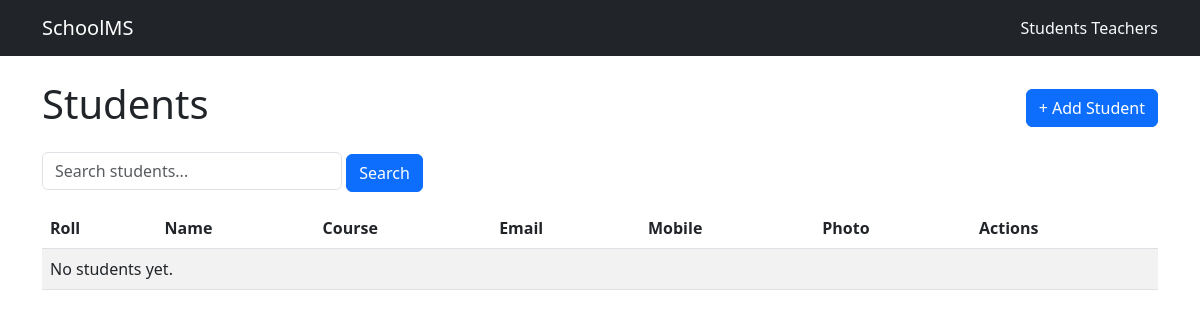
/students/ (signed in), run on an earlier commit of the app's database.
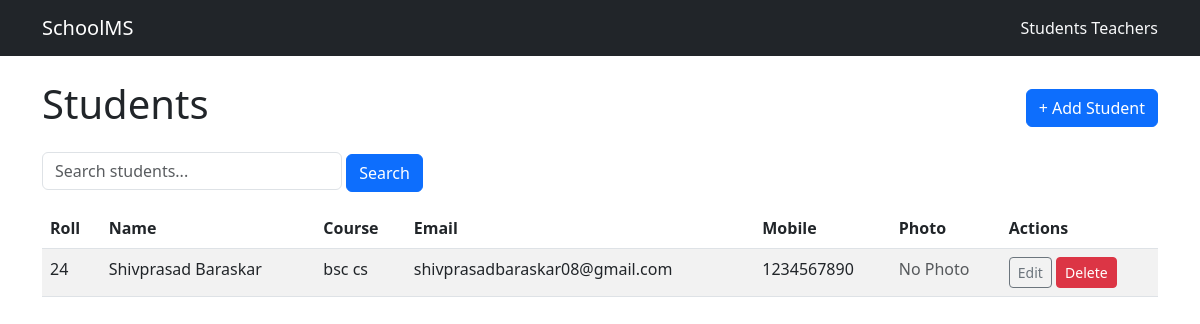
And on a later commit of the database.
### core/models.py (models this page shows, shortened)
class Student(models.Model):
    COURSE_CHOICES = [
        ('BSc', 'BSc'),
        ('MSc', 'MSc'),
        ('BCom', 'BCom'),
        ('BA', 'BA'),
        ('BTech', 'BTech'),
        ('MTech', 'MTech'),
    ]
    name = models.CharField(max_length=100)
    roll_no = models.PositiveIntegerField(unique=True)
    address = models.TextField()
    course = models.CharField(max_length=20, choices=COURSE_CHOICES)  # 👈 updated
    email = models.EmailField(unique=True)
    mobile = models.CharField(max_length=10)
    photo = models.ImageField(upload_to="student_photos/", null=True, blank=True)

### core/views.py (the view)
# urls.py: path('students/', views.student_list, name='student_list'),
@login_required
def student_list(request):
    query = request.GET.get('q')
    if query:
        students = Student.objects.filter(
            Q(name__icontains=query) |
            Q(roll_no__icontains=query) |
            Q(course__icontains=query) |
            Q(email__icontains=query)
        )
    else:
        students = Student.objects.all()
    return render(request, "core/student_list.html", {"students": students})

### core/templates/core/student_list.html
{% extends 'core/base.html' %}
{% block content %}
<div class="d-flex justify-content-between align-items-center mb-3">
  <h1>Students</h1>
  {% if user.is_staff %}
  <a class="btn btn-primary" href="{% url 'student_create' %}">+ Add Student</a>
  {% endif %}
</div>
<form method="get" class="mb-3">
  <input type="text" name="q" placeholder="Search students..." value="{{ request.GET.q }}" class="form-control" style="width: 300px; display: inline-block;">
  <button type="submit" class="btn btn-primary">Search</button>
</form>
<table class="table table-striped">
  <thead>
    <tr>
      <th>Roll</th>
      <th>Name</th>
      <th>Course</th>
      <th>Email</th>
      <th>Mobile</th>
      <th>Photo</th>
      {% if user.is_staff %}
      <th>Actions</th>
      {% endif %}
    </tr>
  </thead>
  <tbody>
    {% for s in students %}
    <tr>
      <td>{{ s.roll_no }}</td>
      <td>{{ s.name }}</td>
      <td>{{ s.course }}</td>
      <td>{{ s.email }}</td>
      <td>{{ s.mobile }}</td>
      <td>
        {% if s.photo %}
          <img src="{{ s.photo.url }}" alt="{{ s.name }}" width="60" class="rounded">
        {% else %}
          <span class="text-muted">No Photo</span>
        {% endif %}
      </td>
      {% if user.is_staff %}
      <td>
        <a class="btn btn-sm btn-outline-secondary" href="{% url 'student_update' s.id %}">Edit</a>
        <a class="btn btn-sm btn-danger" href="{% url 'student_delete' s.id %}">Delete</a>
      </td>
      {% endif %}
    </tr>
    {% empty %}
    <tr><td colspan="7">No students yet.</td></tr>
    {% endfor %}
  </tbody>
</table>
{% endblock %}

### core/templates/core/base.html (shortened to what this page needs)
<!doctype html>
<html lang="en">
<head>
  <link href="https://cdn.jsdelivr.net/npm/bootstrap@5.3.0/dist/css/bootstrap.min.css" rel="stylesheet">
</head>
<body>
<nav class="navbar navbar-dark bg-dark">
  <div class="container">
    <a class="navbar-brand" href="{% url 'student_list' %}">SchoolMS</a>
    <div>
      <a class="nav-link d-inline text-light" href="{% url 'student_list' %}">Students</a>
      <a class="nav-link d-inline text-light" href="{% url 'teacher_list' %}">Teachers</a>
    </div>
  </div>
</nav>
<div class="container py-4">
  {% block content %}{% endblock %}
</div>
</body>
</html>

What changed in the data, as far as the page shows it:
added Student: roll_no "24", name "Shivprasad Baraskar", course "bsc cs", email "shivprasadbaraskar08@gmail.com", mobile "1234567890", shows "No Photo"
Also different on the page:
text no longer shown: "No students yet."
